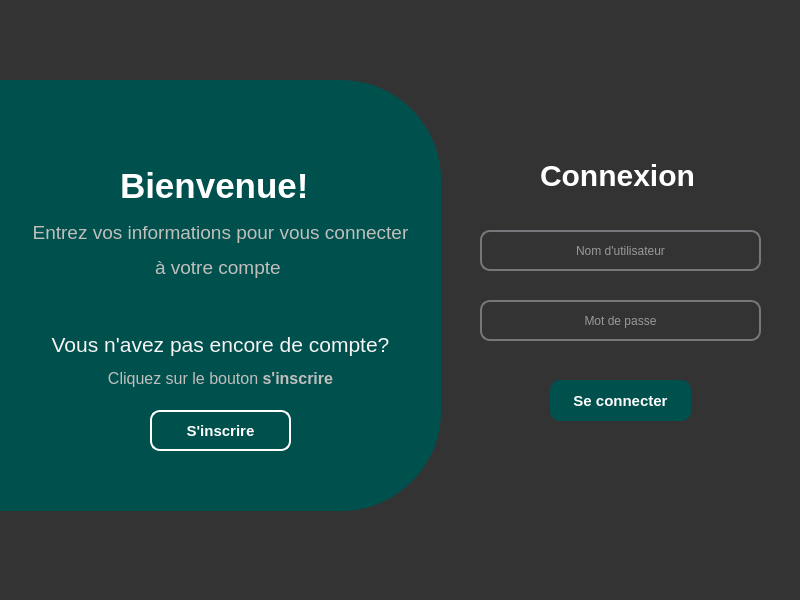
<?xml version="1.0" encoding="UTF-8"?>
<ui version="4.0">
 <class>MainWindow</class>
 <widget class="QMainWindow" name="MainWindow">
  <property name="geometry">
   <rect>
    <x>0</x>
    <y>0</y>
    <width>800</width>
    <height>600</height>
   </rect>
  </property>
  <property name="cursor">
   <cursorShape>PointingHandCursor</cursorShape>
  </property>
  <property name="mouseTracking">
   <bool>true</bool>
  </property>
  <property name="focusPolicy">
   <enum>Qt::ClickFocus</enum>
  </property>
  <property name="windowTitle">
   <string>MainWindow</string>
  </property>
  <property name="styleSheet">
   <string notr="true">background-color: rgb(51, 51, 51);</string>
  </property>
  <widget class="QWidget" name="centralwidget">
   <widget class="QWidget" name="signupWidget" native="true">
    <property name="geometry">
     <rect>
      <x>0</x>
      <y>80</y>
      <width>441</width>
      <height>431</height>
     </rect>
    </property>
    <property name="styleSheet">
     <string notr="true">background-color: rgb(0, 80, 78);
border-top-right-radius: 100px;
border-bottom-right-radius: 100px;</string>
    </property>
    <widget class="QLabel" name="label_2">
     <property name="geometry">
      <rect>
       <x>120</x>
       <y>90</y>
       <width>191</width>
       <height>31</height>
      </rect>
     </property>
     <property name="styleSheet">
      <string notr="true"> font-size: 35px;
font-weight: bold;
color: white;</string>
     </property>
     <property name="text">
      <string>Bienvenue!</string>
     </property>
    </widget>
    <widget class="QPushButton" name="pushButton_2">
     <property name="geometry">
      <rect>
       <x>150</x>
       <y>330</y>
       <width>141</width>
       <height>41</height>
      </rect>
     </property>
     <property name="styleSheet">
      <string notr="true">border: 2px solid white;
border-top-right-radius: 10px;
border-top-left-radius: 10px;
border-bottom-right-radius: 10px;
border-bottom-left-radius: 10px;
color: white;
font-weight : bold;
font-size : 15px;
background-color: rgb(0, 80, 78);</string>
     </property>
     <property name="text">
      <string>S'inscrire</string>
     </property>
    </widget>
    <widget class="QLabel" name="label_3">
     <property name="geometry">
      <rect>
       <x>10</x>
       <y>140</y>
       <width>421</width>
       <height>61</height>
      </rect>
     </property>
     <property name="text">
      <string>&lt;html&gt;&lt;head/&gt;&lt;body&gt;&lt;p align=&quot;center&quot;&gt;&lt;span style=&quot; font-size:14pt; color:#c0bfbc;&quot;&gt;Entrez vos informations pour vous connecter&lt;/span&gt;&lt;/p&gt;&lt;p align=&quot;center&quot;&gt;&lt;span style=&quot; font-size:14pt; color:#c0bfbc;&quot;&gt;à votre compte &lt;/span&gt;&lt;/p&gt;&lt;/body&gt;&lt;/html&gt;</string>
     </property>
    </widget>
    <widget class="QLabel" name="label_4">
     <property name="geometry">
      <rect>
       <x>30</x>
       <y>250</y>
       <width>381</width>
       <height>61</height>
      </rect>
     </property>
     <property name="text">
      <string>&lt;html&gt;&lt;head/&gt;&lt;body&gt;&lt;p align=&quot;center&quot;&gt;&lt;span style=&quot; font-size:16pt; color:#f6f5f4;&quot;&gt;Vous n'avez pas encore de compte?&lt;/span&gt;&lt;/p&gt;&lt;p align=&quot;center&quot;&gt;&lt;span style=&quot; font-size:12pt; color:#c0bfbc;&quot;&gt;Cliquez sur le bouton &lt;/span&gt;&lt;span style=&quot; font-size:12pt; font-weight:600; color:#c0bfbc;&quot;&gt;s'inscrire&lt;/span&gt;&lt;/p&gt;&lt;/body&gt;&lt;/html&gt;</string>
     </property>
    </widget>
   </widget>
   <widget class="QLabel" name="label">
    <property name="geometry">
     <rect>
      <x>540</x>
      <y>160</y>
      <width>161</width>
      <height>31</height>
     </rect>
    </property>
    <property name="styleSheet">
     <string notr="true"> font-size: 30px;
font-weight: bold;
color: white;</string>
    </property>
    <property name="text">
     <string>Connexion</string>
    </property>
   </widget>
   <widget class="QLineEdit" name="login">
    <property name="geometry">
     <rect>
      <x>480</x>
      <y>230</y>
      <width>281</width>
      <height>41</height>
     </rect>
    </property>
    <property name="styleSheet">
     <string notr="true">border: 2px solid rgb(119, 118, 123);
border-top-right-radius: 10px;
border-top-left-radius: 10px;
border-bottom-right-radius: 10px;
border-bottom-left-radius: 10px;
color: white;
text-align: center;</string>
    </property>
    <property name="text">
     <string/>
    </property>
    <property name="alignment">
     <set>Qt::AlignCenter</set>
    </property>
    <property name="placeholderText">
     <string>Nom d'utilisateur</string>
    </property>
    <property name="cursorMoveStyle">
     <enum>Qt::LogicalMoveStyle</enum>
    </property>
   </widget>
   <widget class="QPushButton" name="loginButton">
    <property name="geometry">
     <rect>
      <x>550</x>
      <y>380</y>
      <width>141</width>
      <height>41</height>
     </rect>
    </property>
    <property name="mouseTracking">
     <bool>true</bool>
    </property>
    <property name="styleSheet">
     <string notr="true">border: 2px solid rgb(0, 80, 78);
border-top-right-radius: 10px;
border-top-left-radius: 10px;
border-bottom-right-radius: 10px;
border-bottom-left-radius: 10px;
color: white;
font-weight : bold;
font-size : 15px;
background-color: rgb(0, 80, 78);</string>
    </property>
    <property name="text">
     <string>Se connecter</string>
    </property>
   </widget>
   <widget class="QLineEdit" name="passwd">
    <property name="geometry">
     <rect>
      <x>480</x>
      <y>300</y>
      <width>281</width>
      <height>41</height>
     </rect>
    </property>
    <property name="styleSheet">
     <string notr="true">border: 2px solid rgb(119, 118, 123);
border-top-right-radius: 10px;
border-top-left-radius: 10px;
border-bottom-right-radius: 10px;
border-bottom-left-radius: 10px;
color: white;
text-align: center;</string>
    </property>
    <property name="text">
     <string/>
    </property>
    <property name="echoMode">
     <enum>QLineEdit::Password</enum>
    </property>
    <property name="alignment">
     <set>Qt::AlignCenter</set>
    </property>
    <property name="placeholderText">
     <string>Mot de passe</string>
    </property>
    <property name="cursorMoveStyle">
     <enum>Qt::LogicalMoveStyle</enum>
    </property>
   </widget>
  </widget>
  <widget class="QStatusBar" name="statusbar"/>
 </widget>
 <resources/>
 <connections/>
</ui>
